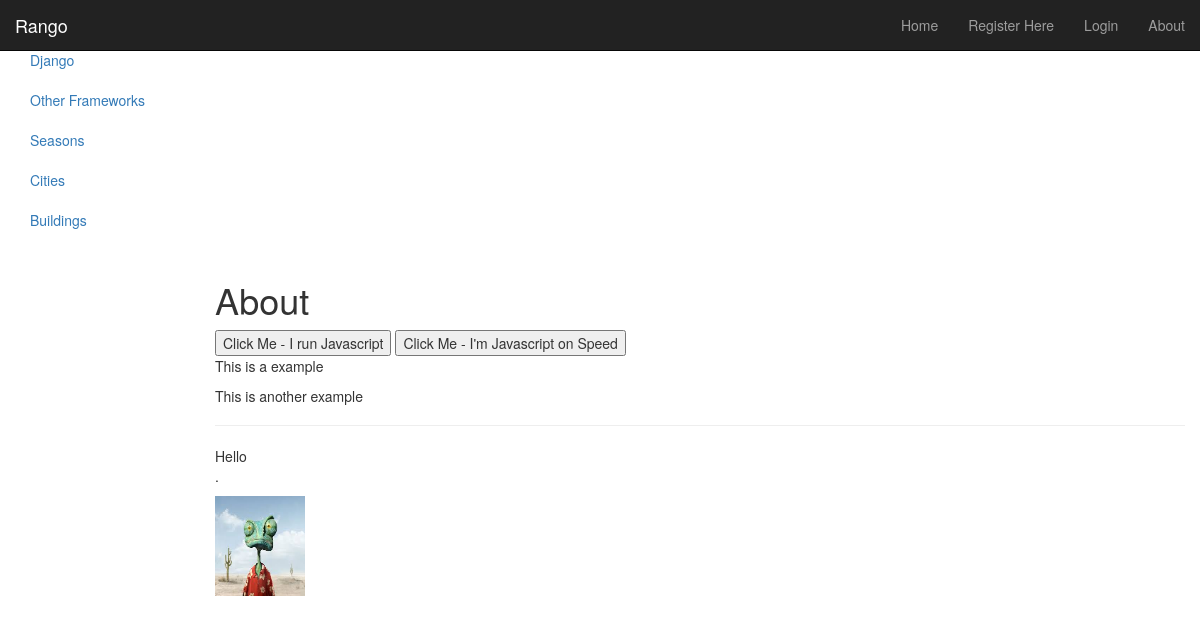
/rango/about, run on the app's committed database.
### rango/models.py (models this page shows, shortened)
class Category(models.Model):
        name = models.CharField(max_length=128, unique=True)
        views = models.IntegerField(default=0)
        likes = models.IntegerField(default=0)
        slug = models.SlugField(unique=True)

### rango/views.py (the view)
def about(request):
    context = RequestContext(request)
    context_dict = {'boldmessage': "Django"}
    if request.session.get('visits'):
        count = request.session.get('visits')
    else:
        count = 0
    return render(request, 'rango/about.html', {'visits': count})

### rango/templatetags/rango_extras.py (called while the page is built)
@register.inclusion_tag('rango/cats.html')
def get_category_list(cat=None):
    return {'cats': Category.objects.all(), 'act_cat': cat}

### rango/templates/rango/about.html (shortened to what this page needs)
<!DOCTYPE html>
<html>
    <head>
    </head>
    <body>
    {% extends 'rango/base.html' %}
    {% load staticfiles %}
{% block body_block %}
    <div class="page-header">
                <h1>About</h1>
        <button onClick="alert('You clicked the button using Javascript.');">
       Click Me - I run Javascript
         </button>
        <button id="about-btn"> Click Me - I'm Javascript on Speed</button>
<p>This is a example</p>
<p>This is another example</p>
            </div>
   <div id="msg">Hello</div>
            <div>
            <p></strong>.</p>
            <img  width="90" height="100" src="{% static "images/rango.jpg" %}" alt="Picture of Rango" />
            </div>
{% endblock %}

### rango/templates/rango/cats.html
{% if cats %}
    <ul class="nav nav-sidebar">
    {% for c in cats %}
    {% if c == act_cat %} <li  class="active" > {% else  %} <li>{% endif %}
            <a href="{% url 'category'  c.slug %}">{{ c.name }}</a></li>
{% endfor %}
{% else %}
    <li> <strong >There are no category present.</strong></li>
    </ul>
{% endif %}

### data on the page
Category: name "Django"
Category: name "Other Frameworks"
Category: name "Seasons"
Category: name "Cities"
Category: name "Buildings"
